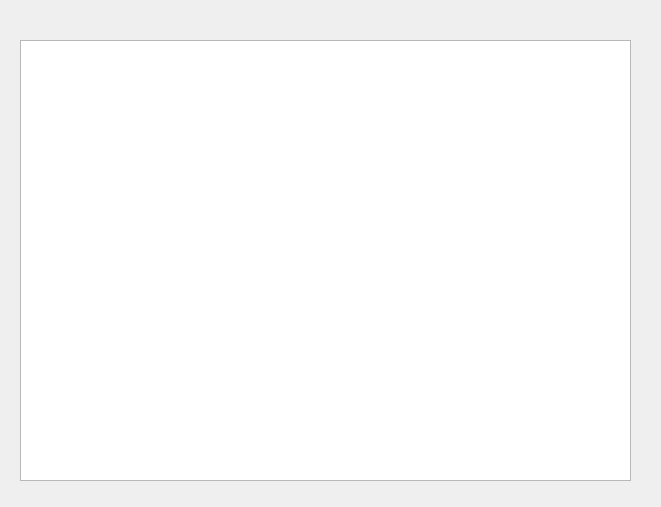
<?xml version="1.0" encoding="UTF-8"?>
<ui version="4.0">
 <class>Set</class>
 <widget class="QDialog" name="Set">
  <property name="geometry">
   <rect>
    <x>0</x>
    <y>0</y>
    <width>661</width>
    <height>507</height>
   </rect>
  </property>
  <property name="windowTitle">
   <string>Dialog</string>
  </property>
  <widget class="QLabel" name="label">
   <property name="geometry">
    <rect>
     <x>270</x>
     <y>10</y>
     <width>111</width>
     <height>21</height>
    </rect>
   </property>
   <property name="text">
    <string/>
   </property>
  </widget>
  <widget class="QGraphicsView" name="graphicsView">
   <property name="geometry">
    <rect>
     <x>20</x>
     <y>40</y>
     <width>611</width>
     <height>441</height>
    </rect>
   </property>
  </widget>
 </widget>
 <resources/>
 <connections/>
</ui>
